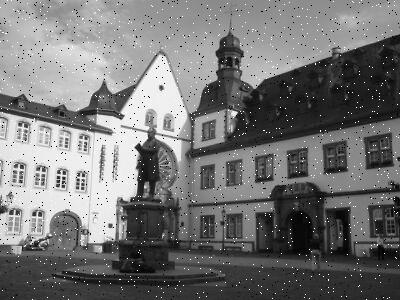
#> input picture Interpolation/Demo.jpg, 400 x 300 px
$ python interpolation.py
#> lines starting #> are read from the running program, lines starting #| are printed output that depends on the picture
import numpy as np
import cv2

image = cv2.imread("Demo.jpg",0)
#> image is the input picture: shape (300, 400); min 0, max 255, mean 117
cv2.imshow("original",image)
a = list(image)
#> a = 300 items
b = []
le = len(a)
#> le = 300
for i in range(1,le-1):
    f = []
    for v in range(1,le-1):
        f.append(a[i][v])
        t = ( int(a[i][v]) + int(a[i][v+1]) ) / 2
        f.append(t)
    b.append(f)
#> after the loop, b = 298 items
c = []
b.append([0]*len(b[0]))

for i in range(len(b)-1):
    c.append(b[i])
    f = []
    for v in range(len(b[i])):
        g = ( int(b[i][v]) + int(b[i+1][v]) ) / 2
        f.append(g)
    c.append(f)
#> after the loop, c = 596 items

image = np.array(c)
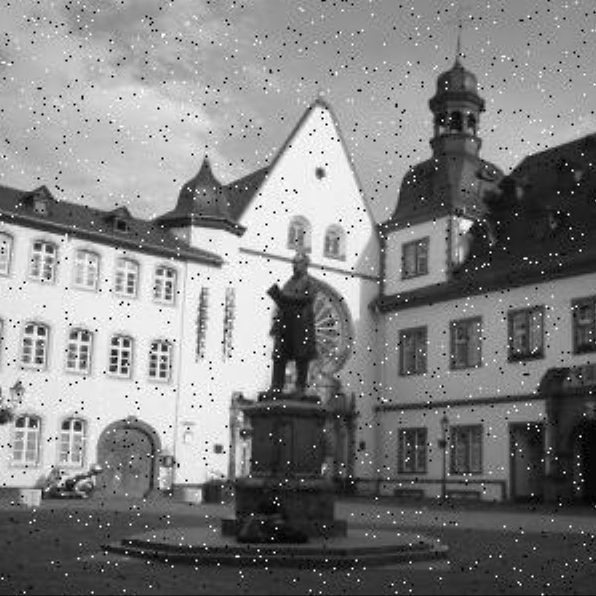
#> image: shape (596, 596) float64; min 0, max 255, mean 130.2
image = image/255

cv2.imshow("imagenew",image)
cv2.waitKey(0)
cv2.destroyAllWindows()
